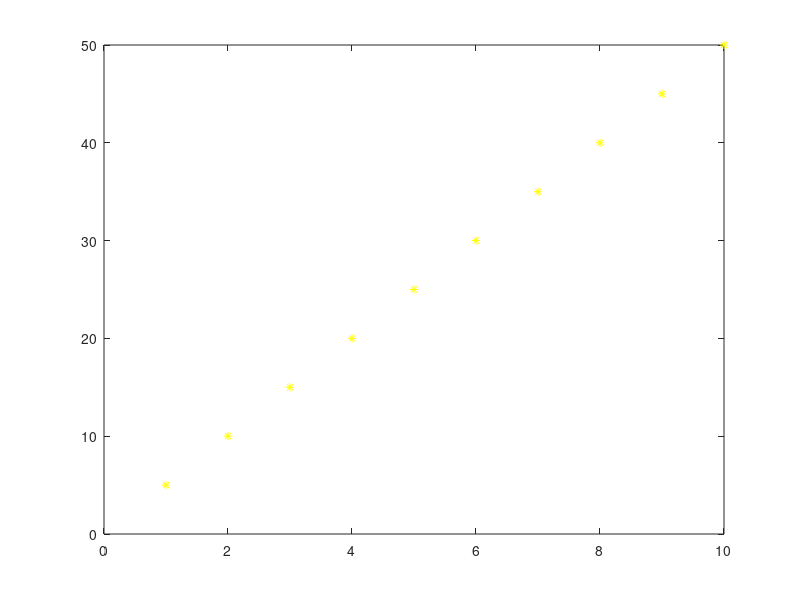

Write MATLAB code to recreate this figure.
%switch case example

x=[1:10];
y=[linspace(5,50,10)];

%if statement
color=input('What color of data points would you like? (r,g,y) ','s');
if color=='r'
    disp('Your plot will use the color red.')
    plot(x,y,'r*')
elseif color=='g'
    disp('Your plot will use the color green.')
    plot(x,y,'g*')
else
    disp('Your plot will use the color yellow.')
    plot(x,y,'y*')
end

pause

%switch case otherwise
datacolor=menu('What color?','yellow','magenta','red')
switch datacolor
    case 1
        plot(x,y,'y*')
    case 2
        plot(x,y,'m*')
    otherwise
        plot(x,y,'r*')
end

